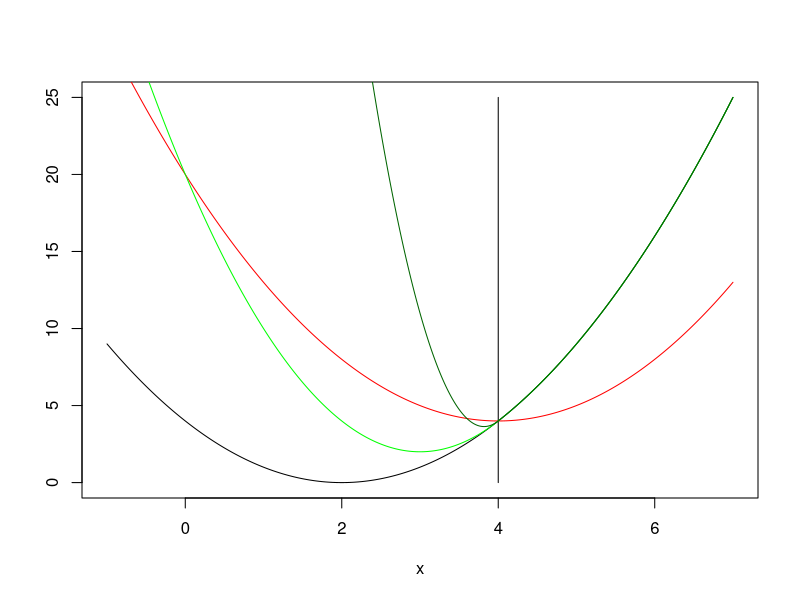

Write R code to recreate this figure.
# plot lagrangian and external penalty function
f <- function(x){return((x-2)^2)}
g <- function(x){return(4-x)}
p <- function(x,r=1){
  res<-f(x)+r*(max(0,g(x)))^2
  return(res)
}
lag <- function(x,l=4){return(f(x)+l*g(x))}

xmin<--1
xmax<-7
x<-seq(from=xmin,to=xmax,length.out=1000)
fs<-f(x)
lz <- lag(x)
pz <- apply(X = as.matrix(x),FUN = p,MARGIN = 1)
pz10 <- apply(X = as.matrix(x),FUN = p,MARGIN = 1,r=10)
plot(x,fs,type="l",col="black",ylab = "")
lines(x = c(4,4),y = c(min(fs),max(fs)),col="black")
lines(x = x,y = lz,col="red")
lines(x = x,y = pz,col="green")
lines(x = x,y = pz10,col="darkgreen")
